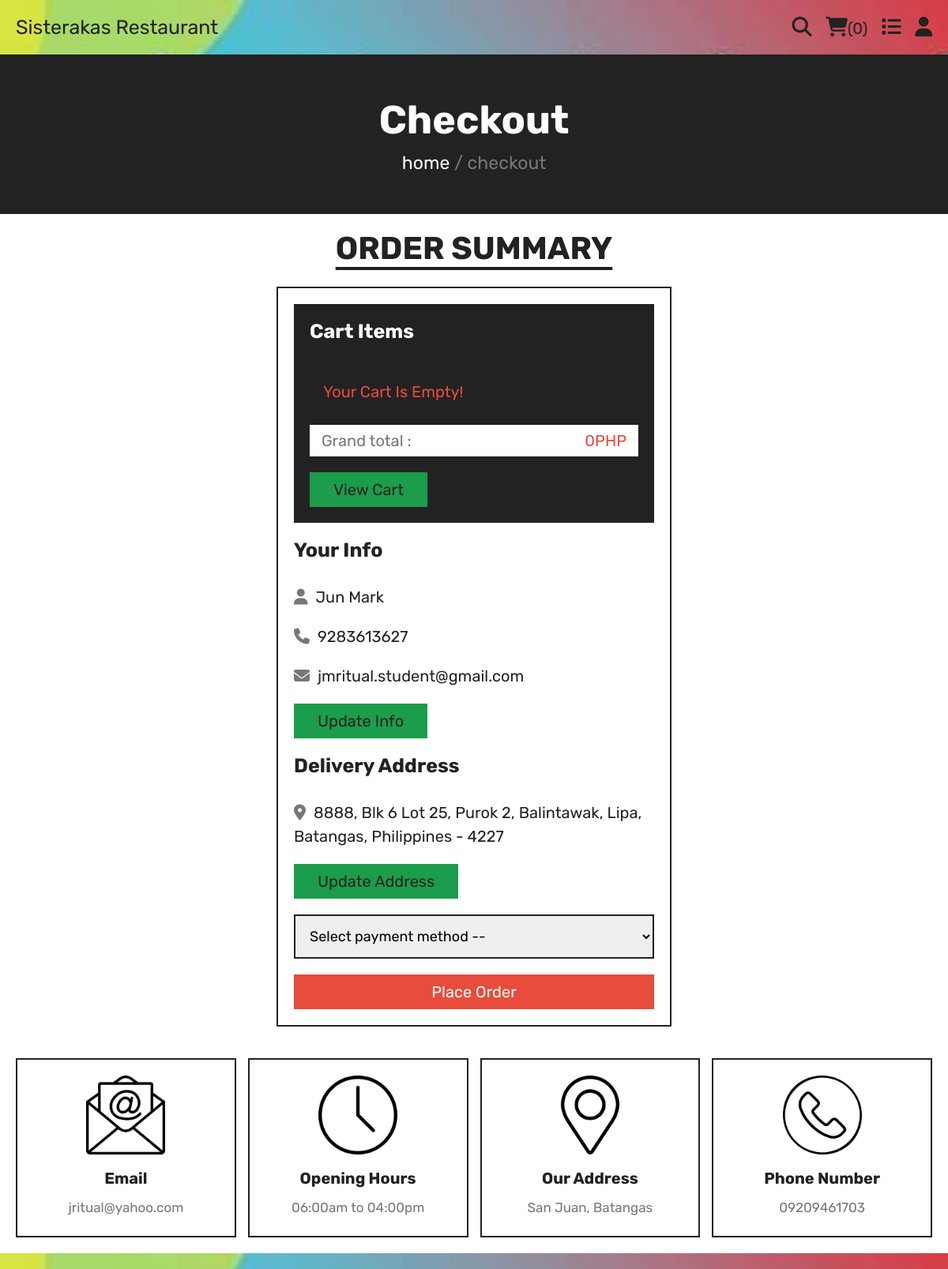
Page /SisterakasRestaurant/checkout.php (signed in) on the committed database.
### tables this page shows
CREATE TABLE IF NOT EXISTS `users` (
  `id` int NOT NULL AUTO_INCREMENT,
  `name` varchar(20) NOT NULL,
  `email` varchar(50) NOT NULL,
  `number` varchar(10) NOT NULL,
  `password` varchar(50) NOT NULL,
  `address` varchar(500) NOT NULL,
  PRIMARY KEY (`id`)
);

### SisterakasRestaurant/checkout.php (the view, shortened to what this page needs)
<?php
$databaseObj = new Database();
$conn = $databaseObj->getConnection();
$user_id = '';
if(isset($_SESSION['user_id'])){
   $user_id = $_SESSION['user_id'];
}else{
   header('location:login.php');
   exit();
};
?>
<!DOCTYPE html>
<html lang="en">
<head>
   <link rel="stylesheet" href="https://cdnjs.cloudflare.com/ajax/libs/font-awesome/6.1.1/css/all.min.css">
   <link rel="stylesheet" href="css/style.css">
</head>
<body>
<?php include 'components/user_header.php'; ?>
<div class="heading">
   <h3>checkout</h3>
   <p><a href="home.php">home</a> <span> / checkout</span></p>
</div>
<section class="checkout">
   <h1 class="title">order summary</h1>
   <form action="" method="post">
      <div class="cart-items">
         <h3>cart items</h3>
         <?php
            $grand_total = 0;
            $cart_items[] = '';
            $select_cart = $conn->prepare("SELECT * FROM `cart` WHERE user_id = ?");
            $select_cart->execute([$user_id]);
            if($select_cart->rowCount() > 0){
               while($fetch_cart = $select_cart->fetch(PDO::FETCH_ASSOC)){
                  $cart_items[] = $fetch_cart['name'].' ('.$fetch_cart['price'].' x '. $fetch_cart['quantity'].') - ';
                  $total_products = implode($cart_items);
                  $grand_total += ($fetch_cart['price'] * $fetch_cart['quantity']);
         ?>
         <p><span class="name"><?= $fetch_cart['name']; ?></span><span class="price"><?= $fetch_cart['price']; ?>PHP x <?= $fetch_cart['quantity']; ?></span></p>
         <?php
               }
            }else{
               echo '<p class="empty">your cart is empty!</p>';
            }
         ?>
         <p class="grand-total"><span class="name">Grand total :</span><span class="price"><?= $grand_total; ?>PHP</span></p>
         <a href="cart.php" class="btn">View cart</a>
      </div>
      <div class="user-info">
         <h3>your info</h3>
         <p><i class="fas fa-user"></i><span><?= $fetch_profile['name'] ?></span></p>
         <p><i class="fas fa-phone"></i><span><?= $fetch_profile['number'] ?></span></p>
         <p><i class="fas fa-envelope"></i><span><?= $fetch_profile['email'] ?></span></p>
         <a href="update_profile.php" class="btn">update info</a>
         <h3>delivery address</h3>
         <p><i class="fas fa-map-marker-alt"></i><span><?php if($fetch_profile['address'] == ''){echo 'please enter your address';}else{echo $fetch_profile['address'];} ?></span></p>
         <a href="update_address.php" class="btn">update address</a>
         <select name="method" class="box" required>
            <option value="" disabled selected>Select payment method --</option>
         </select>
         <input type="submit" value="place order" class="btn <?php if($fetch_profile['address'] == ''){echo 'disabled';} ?>" style="width:100%; background:var(--red); color:var(--white);" name="submit">
      </div>
   </form>
</section>
<?php include 'components/footer.php'; ?>
</body>
</html>

### SisterakasRestaurant/css/style.css (style rules this page uses)
:root { --green:#1b9d4b; --red:#e74c3c; --white:#fff; --black:#222; --light-color:#777; --border:.2rem solid var(--black); }
* { font-family: 'Rubik', sans-serif; margin:0; padding:0; box-sizing: border-box; outline: none; border: none; text-decoration: none; }
html { font-size: 62.5%; overflow-x: hidden; scroll-behavior: smooth; stop-opacity: 7rem; }
section { margin:0 auto; max-width: 1200px; padding:2rem; }
.title { text-align: center; margin-bottom: 2.5rem; font-size: 4rem; color:var(--black); text-transform: uppercase; text-decoration: underline; text-underline-offset: 1rem; }
.heading { display: flex; align-items: center; justify-content: center; gap:1rem; flex-flow: column; background-color: var(--black); min-height: 20rem; }
.heading h3 { font-size: 5rem; color:var(--white); text-transform: capitalize; }
.heading p { font-size: 2.3rem; color:var(--light-color); }
.heading p a { color:var(--white); }
.btn, .delete-btn { margin-top: 1rem; display: inline-block; font-size: 2rem; padding:1rem 3rem; cursor: pointer; text-transform: capitalize; transition: .2s linear; }
.btn { background-color: var(--green); color:var(--black); }
.empty { border:var(--border); padding:1.5rem; text-align: center; width: 100%; font-size: 2rem; text-transform: capitalize; color:var(--red); }
.checkout form { max-width: 50rem; margin:0 auto; border:var(--border); padding:2rem; }
.checkout form h3 { font-size: 2.5rem; text-transform: capitalize; padding: 2rem 0; color:var(--black); }
.checkout form .cart-items { background-color: var(--black); padding:2rem; padding-top: 0; }
.checkout form .cart-items h3 { color:var(--white); }
.checkout form .cart-items p { display: flex; align-items: center; gap:1.5rem; justify-content: space-between; margin:1rem 0; line-height: 1.5; font-size: 2rem; }
.checkout form .cart-items p .name { color:var(--light-color); }
.checkout form .cart-items p .price { color:var(--green); }
.checkout form .cart-items .grand-total { background-color: var(--white); padding:.5rem 1.5rem; }
.checkout form .cart-items .grand-total .price { color:var(--red); }
.checkout form .user-info p { font-size: 2rem; line-height: 1.5; padding:1rem 0; }
.checkout form .user-info p i { color:var(--light-color); margin-right: 1rem; }
.checkout form .user-info p span { color:var(--black); }
.checkout form .user-info .box { width: 100%; border:var(--border); padding:1.4rem; margin-top: 2rem; margin-bottom: 1rem; font-size: 1.8rem; }

### rows in the picture
users: name "Jun Mark", number "9283613627", email "jmritual.student@gmail.com", address "8888, Blk 6 Lot 25, Purok 2, Balintawak, Lipa, Batangas, Philippines - 4227", submit "place order"

### other values in the picture
$total_cart_items "0"
$grand_total "0"
